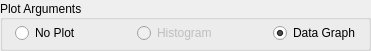
  <widget class="QGroupBox" name="groupBox_3">
   <property name="enabled">
    <bool>true</bool>
   </property>
   <property name="geometry">
    <rect>
     <x>15</x>
     <y>5</y>
     <width>371</width>
     <height>51</height>
    </rect>
   </property>
   <property name="title">
    <string>Plot Arguments</string>
   </property>
   <property name="alignment">
    <set>Qt::AlignLeading|Qt::AlignLeft|Qt::AlignVCenter</set>
   </property>
   <property name="flat">
    <bool>false</bool>
   </property>
   <widget class="QWidget" name="gridLayoutWidget_6">
    <property name="geometry">
     <rect>
      <x>10</x>
      <y>20</y>
      <width>358</width>
      <height>26</height>
     </rect>
    </property>
    <layout class="QGridLayout" name="gridLayout_6">
     <item row="0" column="0">
      <widget class="QRadioButton" name="radioNoPlot">
       <property name="sizePolicy">
        <sizepolicy hsizetype="Fixed" vsizetype="Fixed">
         <horstretch>0</horstretch>
         <verstretch>0</verstretch>
        </sizepolicy>
       </property>
       <property name="text">
        <string>No Plot</string>
       </property>
      </widget>
     </item>
     <item row="0" column="4">
      <widget class="QRadioButton" name="radioDataGraph">
       <property name="sizePolicy">
        <sizepolicy hsizetype="Fixed" vsizetype="Fixed">
         <horstretch>0</horstretch>
         <verstretch>0</verstretch>
        </sizepolicy>
       </property>
       <property name="text">
        <string>Data Graph</string>
       </property>
       <property name="checked">
        <bool>true</bool>
       </property>
      </widget>
     </item>
     <item row="0" column="2">
      <widget class="QRadioButton" name="radioHistogram">
       <property name="enabled">
        <bool>false</bool>
       </property>
       <property name="sizePolicy">
        <sizepolicy hsizetype="Fixed" vsizetype="Fixed">
         <horstretch>0</horstretch>
         <verstretch>0</verstretch>
        </sizepolicy>
       </property>
       <property name="text">
        <string>Histogram</string>
       </property>
      </widget>
     </item>
     <item row="0" column="1">
      <spacer name="horizontalSpacer_17">
       <property name="orientation">
        <enum>Qt::Horizontal</enum>
       </property>
       <property name="sizeType">
        <enum>QSizePolicy::Fixed</enum>
       </property>
       <property name="sizeHint" stdset="0">
        <size>
         <width>45</width>
         <height>10</height>
        </size>
       </property>
      </spacer>
     </item>
     <item row="0" column="3">
      <spacer name="horizontalSpacer_18">
       <property name="orientation">
        <enum>Qt::Horizontal</enum>
       </property>
       <property name="sizeType">
        <enum>QSizePolicy::Fixed</enum>
       </property>
       <property name="sizeHint" stdset="0">
        <size>
         <width>45</width>
         <height>10</height>
        </size>
       </property>
      </spacer>
     </item>
    </layout>
   </widget>
  </widget>
